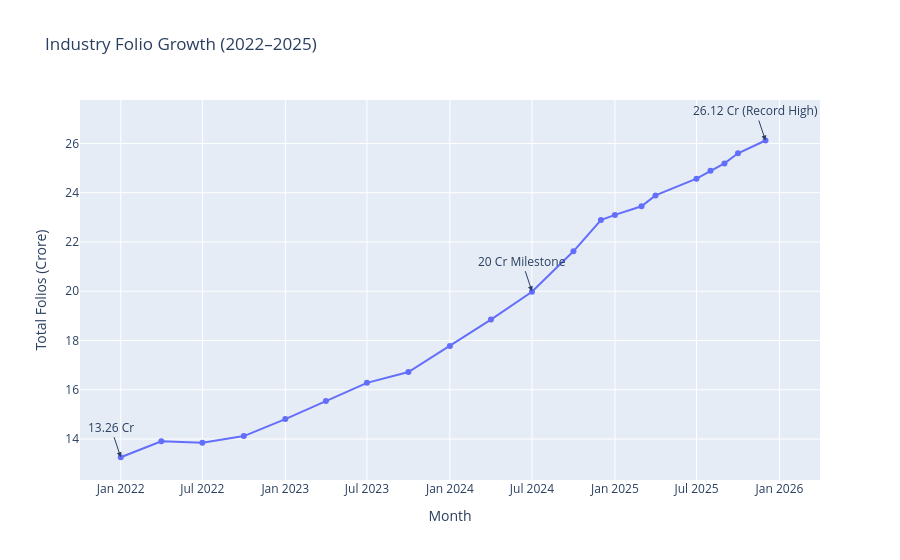

Notebook code for this chart:
### Markdown cell above
# Insights:

• Approximately 66% of investments originated from T30 cities.

• B30 cities contributed nearly one-third of total investments.

• While metropolitan cities dominate mutual fund participation, B30 markets represent a substantial growth opportunity.

• The results indicate increasing penetration of mutual funds beyond major urban centres.

### Code cell
# Folio Growth

folio["month"] = pd.to_datetime(folio["month"])

fig = px.line(
    folio,
    x="month",
    y="total_folios_crore",
    markers=True,
    title="Industry Folio Growth (2022–2025)"
)

fig.update_layout(
    xaxis_title="Month",
    yaxis_title="Total Folios (Crore)"
)

# Jan 2022
fig.add_annotation(
    x="2022-01-01",
    y=13.26,
    text="13.26 Cr",
    showarrow=True,
    arrowhead=2
)

# Jul 2024
fig.add_annotation(
    x="2024-07-01",
    y=20.00,
    text="20 Cr Milestone",
    showarrow=True,
    arrowhead=2
)

# Dec 2025
fig.add_annotation(
    x="2025-12-01",
    y=26.12,
    text="26.12 Cr (Record High)",
    showarrow=True,
    arrowhead=2
)

fig.show()

### Figure 1 — Plotly figure (JSON) as saved in the notebook; plotly's stock layout.template omitted (floating-point values rounded to 4 significant figures)
{"data": [{"hovertemplate": "month=%{x}<br>total_folios_crore=%{y}<extra></extra>", "legendgroup": "", "line": {"color": "#636efa", "dash": "solid"}, "marker": {"symbol": "circle"}, "mode": "lines+markers", "name": "", "orientation": "v", "showlegend": false, "type": "scatter", "x": ["2022-01-01T00:00:00", "2022-04-01T00:00:00", "2022-07-01T00:00:00", "2022-10-01T00:00:00", "2023-01-01T00:00:00", "2023-04-01T00:00:00", "2023-07-01T00:00:00", "2023-10-01T00:00:00", "2024-01-01T00:00:00", "2024-04-01T00:00:00", "2024-07-01T00:00:00", "2024-10-01T00:00:00", "2024-12-01T00:00:00", "2025-01-01T00:00:00", "2025-03-01T00:00:00", "2025-04-01T00:00:00", "2025-07-01T00:00:00", "2025-08-01T00:00:00", "2025-09-01T00:00:00", "2025-10-01T00:00:00", "2025-12-01T00:00:00"], "xaxis": "x", "y": [13.26, 13.91, 13.85, 14.12, 14.81, 15.54, 16.28, 16.72, 17.78, 18.85, 19.98, 21.62, 22.89, 23.1, 23.45, 23.89, 24.57, 24.89, 25.19, 25.6, 26.12], "yaxis": "y"}], "layout": {"annotations": [{"arrowhead": 2, "showarrow": true, "text": "13.26 Cr", "x": "2022-01-01", "y": 13.26}, {"arrowhead": 2, "showarrow": true, "text": "20 Cr Milestone", "x": "2024-07-01", "y": 20}, {"arrowhead": 2, "showarrow": true, "text": "26.12 Cr (Record High)", "x": "2025-12-01", "y": 26.12}], "legend": {"tracegroupgap": 0}, "title": {"text": "Industry Folio Growth (2022–2025)"}, "xaxis": {"anchor": "y", "domain": [0, 1], "title": {"text": "Month"}}, "yaxis": {"anchor": "x", "domain": [0, 1], "title": {"text": "Total Folios (Crore)"}}}}
